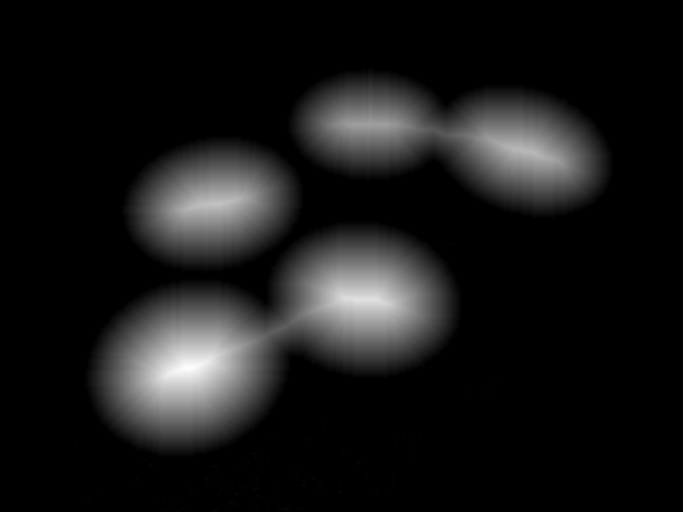
#> input picture Image.Processing/circles.png, 683 x 512 px, found by its file name
$ python hw8_william_chan.py   (Python 2 division)
#> lines starting #> are read from the running program, lines starting #| are printed output that depends on the picture; after the words box and inside, x2 and y2 are one past the last pixel; in counts of white or black regions, pixels touching at a corner belong together
#OpenCV
#http://opencv.org/downloads.html
#http://mathalope.co.uk/2015/05/07/opencv-python-how-to-install-opencv-python-package-to-anaconda-windows/


import cv2
import numpy as np
from matplotlib import pyplot as plt


#images read in directly from C:/


#takes contours and prints center points (centroids) of objects found in image
def findCenterPoints(input_contours):
    print "Center Points of Objects Found in Image:"
    for i in range(len(input_contours)):
        input_cnt = input_contours[i]
        input_M = cv2.moments(input_cnt)
        centroid_x = int(input_M['m10']/input_M['m00'])
        centroid_y = int(input_M['m01']/input_M['m00'])
        print (centroid_x, centroid_y)


#takes thresholded image
#prints number of objects found in image
#calls function findCenterPoints with contours found in image
def countObjects(input_binary_thresh):
    input_contours, input_hierarchy = cv2.findContours(input_binary_thresh, cv2.RETR_TREE, cv2.CHAIN_APPROX_SIMPLE)
    input_newimg = np.zeros_like(input_binary_thresh)
    cv2.drawContours(input_newimg, input_contours, -1, 255)
    cv2.imshow('Found', input_newimg)
    cv2.waitKey()
    print "Number of Objects Found in Image: " + str(len(input_contours))
    findCenterPoints(input_contours)


if __name__ == "__main__":
    circles_img = cv2.imread('C:/circles.png', 0)
#> circles_img is the input picture: shape (512, 683); min 0, max 254, mean 24.1
    objects_img = cv2.imread('C:/objects.png', 0)
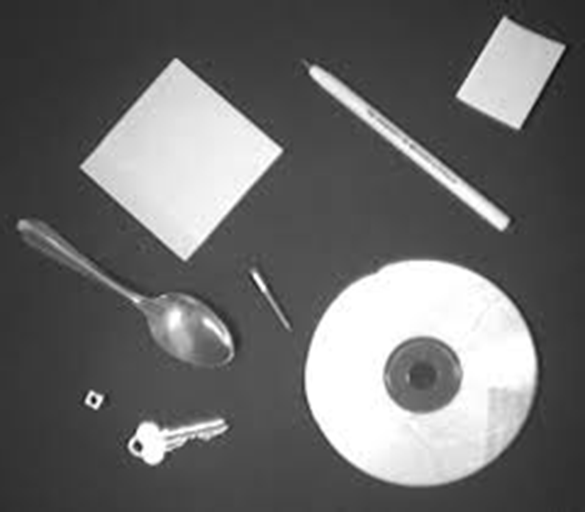
#> input picture Image.Processing/objects.png, 585 x 512 px, found by its file name
#> objects_img is the input picture: shape (512, 585); min 6, max 255, mean 106.8
    peppers_img = cv2.imread('C:/peppers.png', 0)
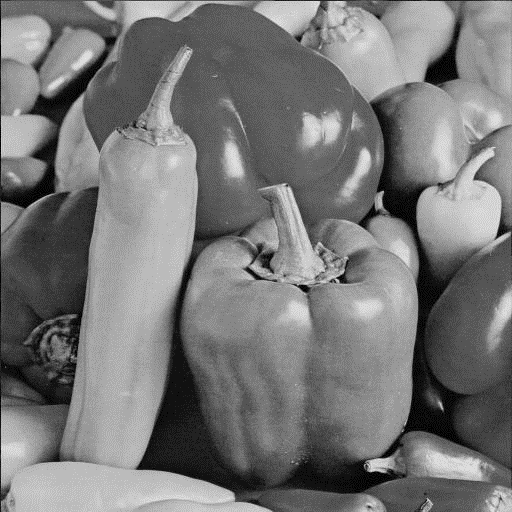
#> input picture Image.Processing/peppers.png, 512 x 512 px, found by its file name
#> peppers_img is the input picture: shape (512, 512); min 0, max 238, mean 119.3

    ret, circles_binary_thresh = cv2.threshold(circles_img, 127, 255, cv2.THRESH_BINARY)
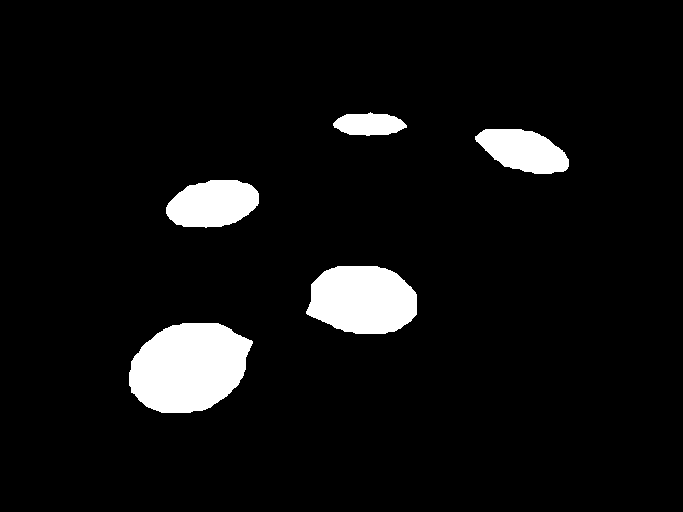
#> circles_binary_thresh: shape (512, 683); 6.3% white; 5 white regions, box (x1, y1, x2, y2) and area: (129, 323, 253, 413) 8511, (306, 266, 417, 334) 6052, (166, 180, 259, 228) 3435, (475, 129, 569, 174) 2921, (333, 112, 407, 136) 1285

    objects_remove_noise = cv2.blur(objects_img, (5, 5))
    ret, objects_binary_thresh = cv2.threshold(objects_remove_noise, 119, 255, cv2.THRESH_BINARY)
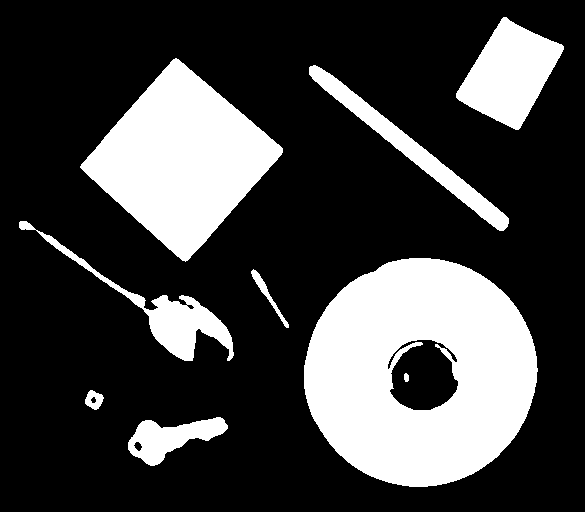
#> objects_binary_thresh: shape (512, 585); 25.9% white; 9 white regions, largest, box (x1, y1, x2, y2) and area: (304, 258, 538, 487) 37998, (80, 58, 283, 262) 21494, (456, 17, 564, 130) 6779

    peppers_remove_noise = cv2.blur(peppers_img, (9, 9))
    ret, peppers_binary_thresh = cv2.threshold(peppers_remove_noise, 129, 255, cv2.THRESH_BINARY)
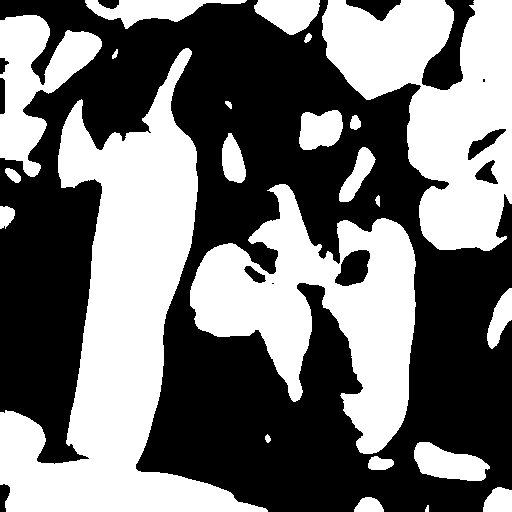
#> peppers_binary_thresh: shape (512, 512); 45.4% white; 23 white regions

    plt.subplot(2, 3, 1), plt.imshow(circles_img, 'gray')
    plt.title('circles.png')
    plt.subplot(2, 3, 4), plt.imshow(circles_binary_thresh, 'gray')
    plt.title('Binary Thresholding')
    plt.subplot(2, 3, 2), plt.imshow(objects_img, 'gray')
    plt.title('objects.png')
    plt.subplot(2, 3, 5), plt.imshow(objects_binary_thresh, 'gray')
    plt.title('Binary Thresholding')
    plt.subplot(2, 3, 3), plt.imshow(peppers_img, 'gray')
    plt.title('peppers.png')
    plt.subplot(2, 3, 6), plt.imshow(peppers_binary_thresh, 'gray')
    plt.title('Binary Thresholding')
    plt.show()

    print "circles.png"
    countObjects(circles_binary_thresh)
#> in countObjects, `input_contours, input_hierarchy = cv2.findContours(input_binary_thresh..`: input_contours = 5 contours; box (x1, y1, x2, y2) and area: (129, 323, 253, 413) 8354, (306, 266, 417, 334) 5917, (166, 180, 259, 228) 3330, (475, 129, 569, 174) 2818, (333, 112, 407, 136) 1208; input_hierarchy = [[1, -1, -1, -1], [2, 0, -1, -1], [3, 1, -1, -1], [4, 2, -1, -1], [-1, 3, -1, -1]]
#> in countObjects, `cv2.drawContours(input_newimg, input_contours, -1, 255)`: input_newimg: shape (512, 683); 0.33% white in thin lines or dots, all inside (x1, y1, x2, y2) = (129, 112, 569, 413)
#| Number of Objects Found in Image: 5
#> the loop in findCenterPoints, `for i in range(len(input_contours)):` made 5 passes
#> (centroid_x, centroid_y) on passes 1 to 5: (188, 366), (362, 299), (212, 203), (523, 150), (368, 123)
#| 188 366
#| 362 299
#| 212 203
#| 523 150
#| 368 123

    print "\nobjects.png"
    countObjects(objects_binary_thresh)
#> in countObjects (call 2), `input_contours, input_hierarchy = cv2.findContours(input_binary_thresh..`: input_contours = 13 contours; largest, box (x1, y1, x2, y2) and area: (304, 258, 538, 487) 41234, (80, 58, 283, 262) 21275, (456, 17, 564, 130) 6636, (309, 65, 509, 231) 3998, (19, 221, 234, 361) 3898; input_hierarchy = 13 rows, first 6: [2, -1, 1, -1], [-1, -1, -1, 0], [4, 0, 3, -1], [-1, -1, -1, 2], [5, 2, -1, -1], [8, 4, 6, -1]
#> in countObjects (call 2), `cv2.drawContours(input_newimg, input_contours, -1, 255)`:
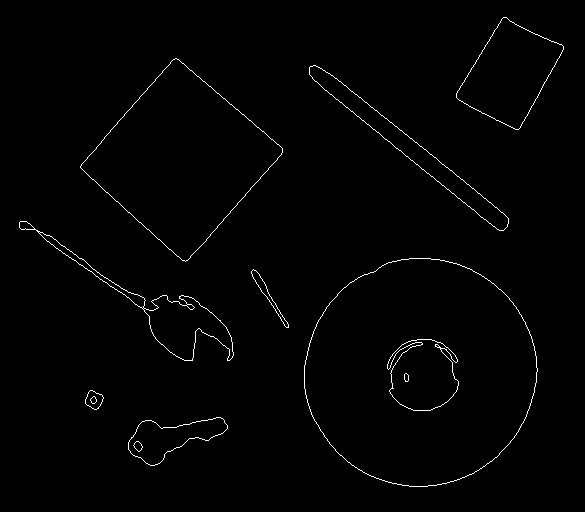
#> input_newimg: shape (512, 585); 1% white in thin lines or dots, all inside (x1, y1, x2, y2) = (19, 17, 564, 487)
#| Number of Objects Found in Image: 13
#> the loop in findCenterPoints (call 2), `for i in range(len(input_contours)):` made 13 passes
#> (centroid_x, centroid_y) on passes 1 to 12: (169, 437), (137, 445), (93, 399), (93, 399), (266, 293), (420, 372), (422, 375), (405, 377), (165, 314), (190, 306), (410, 148), (181, 159)
#| 169 437
#| 137 445
#| 93 399
#| 93 399
#| 266 293
#| 420 372
#| 422 375
#| 405 377
#> (further printed lines are left out)

    print "\npeppers.png"
    countObjects(peppers_binary_thresh)
#> in countObjects (call 3), `input_contours, input_hierarchy = cv2.findContours(input_binary_thresh..`: input_contours = 29 contours, 3 with area under 20; largest, box (x1, y1, x2, y2) and area: (0, 48, 268, 512) 43954, (190, 184, 416, 454) 28277, (322, 0, 512, 251) 27633, (0, 15, 102, 177) 7218, (85, 0, 247, 29) 1948; input_hierarchy = 29 rows, first 6: [1, -1, -1, -1], [2, 0, -1, -1], [3, 1, -1, -1], [4, 2, -1, -1], [5, 3, -1, -1], [6, 4, -1, -1]
#> in countObjects (call 3), `cv2.drawContours(input_newimg, input_contours, -1, 255)`:
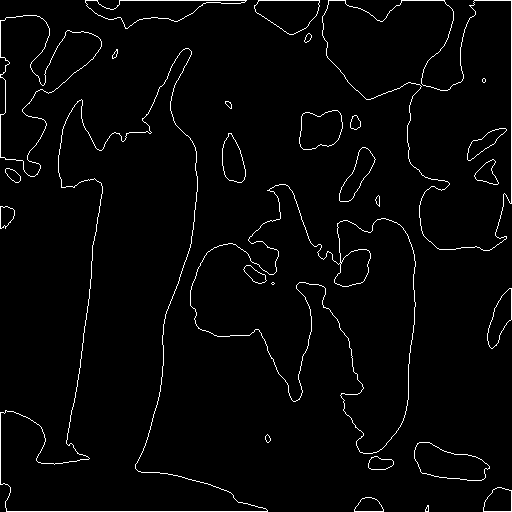
#> input_newimg: shape (512, 512); 2.5% white in thin lines or dots
#| Number of Objects Found in Image: 29
